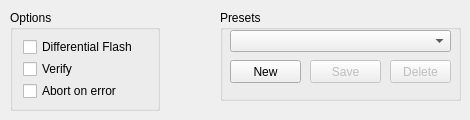
    <widget class="QWidget" name="tabCommon">
     <attribute name="title">
      <string>Common</string>
     </attribute>
     <widget class="QGroupBox" name="grpOptions">
      <property name="geometry">
       <rect>
        <x>10</x>
        <y>10</y>
        <width>150</width>
        <height>101</height>
       </rect>
      </property>
      <property name="sizePolicy">
       <sizepolicy hsizetype="Preferred" vsizetype="Preferred">
        <horstretch>0</horstretch>
        <verstretch>0</verstretch>
       </sizepolicy>
      </property>
      <property name="title">
       <string>Options</string>
      </property>
      <widget class="QCheckBox" name="cboxDifferential">
       <property name="geometry">
        <rect>
         <x>13</x>
         <y>29</y>
         <width>124</width>
         <height>16</height>
        </rect>
       </property>
       <property name="toolTip">
        <string>Only flash the differences (recommended)</string>
       </property>
       <property name="text">
        <string>Differential Flash</string>
       </property>
       <property name="checked">
        <bool>false</bool>
       </property>
      </widget>
      <widget class="QCheckBox" name="cboxVerify">
       <property name="geometry">
        <rect>
         <x>13</x>
         <y>51</y>
         <width>124</width>
         <height>16</height>
        </rect>
       </property>
       <property name="toolTip">
        <string>Integrity verification</string>
       </property>
       <property name="text">
        <string>Verify</string>
       </property>
       <property name="checked">
        <bool>false</bool>
       </property>
      </widget>
      <widget class="QCheckBox" name="cboxAbortOnError">
       <property name="geometry">
        <rect>
         <x>13</x>
         <y>73</y>
         <width>124</width>
         <height>16</height>
        </rect>
       </property>
       <property name="text">
        <string>Abort on error</string>
       </property>
       <property name="checked">
        <bool>false</bool>
       </property>
      </widget>
     </widget>
     <widget class="QGroupBox" name="groupBox_2">
      <property name="geometry">
       <rect>
        <x>220</x>
        <y>10</y>
        <width>241</width>
        <height>91</height>
       </rect>
      </property>
      <property name="title">
       <string>Presets</string>
      </property>
      <widget class="QComboBox" name="cbPresets">
       <property name="geometry">
        <rect>
         <x>10</x>
         <y>20</y>
         <width>221</width>
         <height>22</height>
        </rect>
       </property>
      </widget>
      <widget class="QPushButton" name="btnPresetDelete">
       <property name="enabled">
        <bool>false</bool>
       </property>
       <property name="geometry">
        <rect>
         <x>170</x>
         <y>50</y>
         <width>61</width>
         <height>23</height>
        </rect>
       </property>
       <property name="toolTip">
        <string>Delete</string>
       </property>
       <property name="text">
        <string>Delete</string>
       </property>
      </widget>
      <widget class="QPushButton" name="btnPresetSave">
       <property name="enabled">
        <bool>false</bool>
       </property>
       <property name="geometry">
        <rect>
         <x>90</x>
         <y>50</y>
         <width>71</width>
         <height>23</height>
        </rect>
       </property>
       <property name="text">
        <string>Save</string>
       </property>
      </widget>
      <widget class="QPushButton" name="btnPresetNew">
       <property name="geometry">
        <rect>
         <x>10</x>
         <y>50</y>
         <width>71</width>
         <height>23</height>
        </rect>
       </property>
       <property name="text">
        <string>New</string>
       </property>
      </widget>
     </widget>
    </widget>
